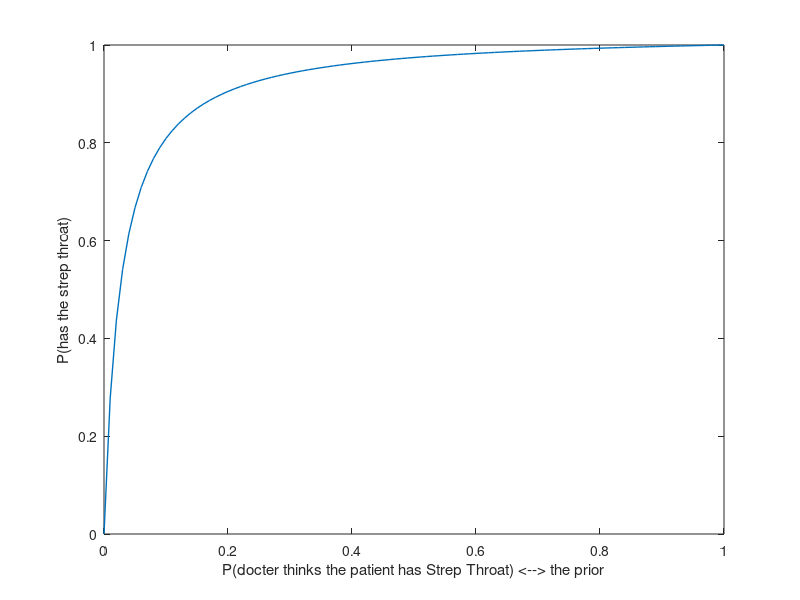

MATLAB code to generate this figure:
clearvars;
s = [0:0.01:1]';
p = 0.03087.*s ./(0.03087.*s + (1-s)*0.00081);
plot(s,p,...
    'LineWidth', 1);

xlabel(sprintf('P(docter thinks the patient has Strep Throat) <--> the prior'));
ylabel('P(has the strep throat)');